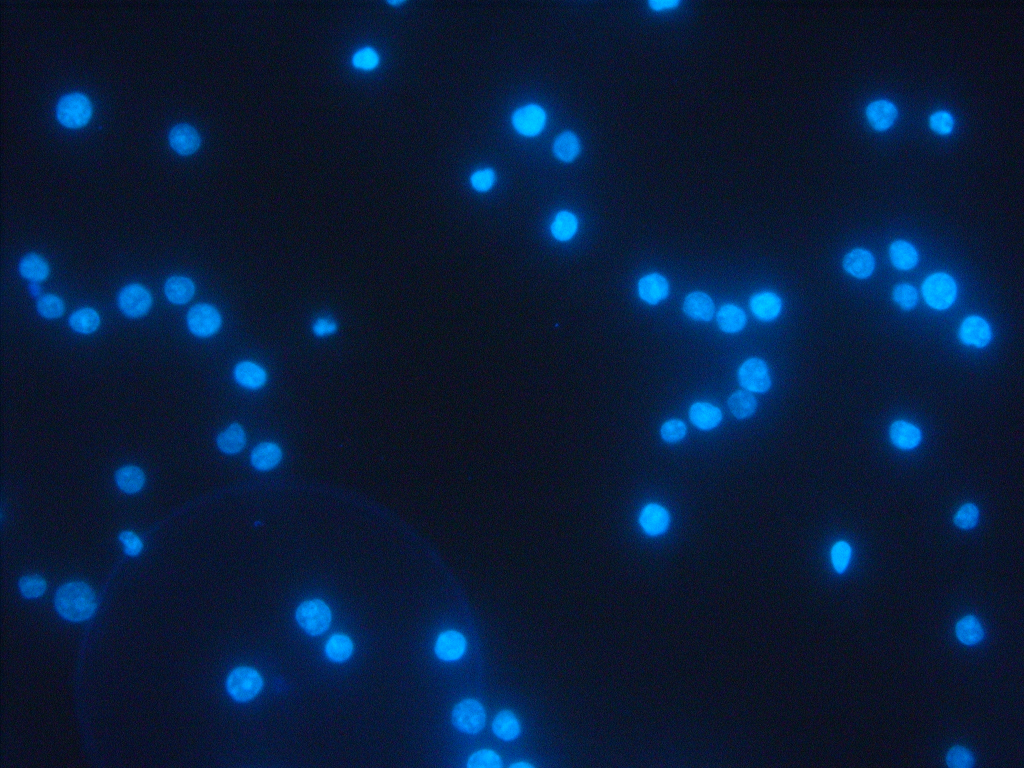
%> input picture Practice Images/Cells 2.JPG, 2048 x 1536 px (shown at 1/2 size)
$ octave Image_Overlapper.m   (GNU Octave 9; MATLAB toolbox functions it lacks are replaced by stand-ins)
%> lines starting %> are read from the running program, lines starting %| are printed output that depends on the picture

[fn,pn]=uigetfile(fullfile('C:\Users\ss\Desktop\Dropbox\Tennison Lab Dropbox Folder\EVMS\Pictures','*.*'), 'multiselect','on','Select an image');
%> the answer given: Practice Images/Cells 2.JPG
    Blue = imread(fullfile(pn,fn));
%> Blue is the input picture: size 1536x2048x3 uint8; mean R, G, B 9.1, 29.2, 60.2

[an,bn]=uigetfile(fullfile('C:\Users\ss\Desktop\Dropbox\Tennison Lab Dropbox Folder\EVMS\Pictures','*.*'), 'multiselect','on','Select an image');
%> the answer given: Practice Images/Cells 3.jpg
    Red = imread(fullfile(bn,an));
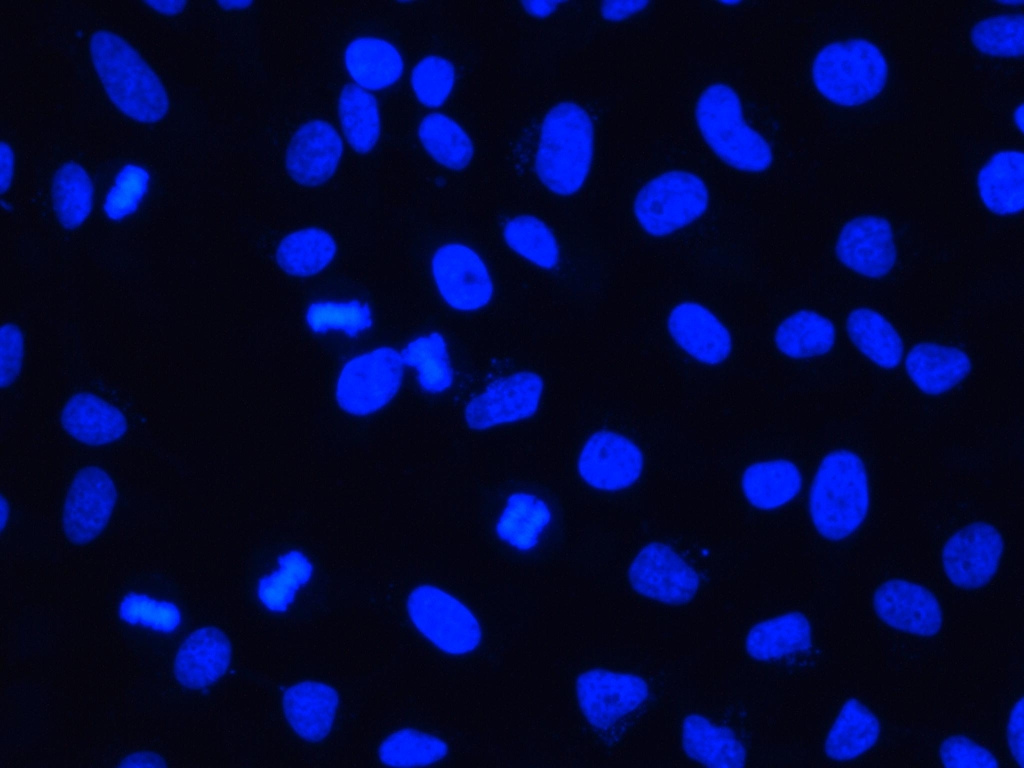
%> input picture Practice Images/Cells 3.jpg, 2048 x 1536 px (shown at 1/2 size)
%> Red is the input picture: size 1536x2048x3 uint8; mean R, G, B 2.8, 7.9, 53.8

cd(bn)

bluelayer = Blue(:,:,3);
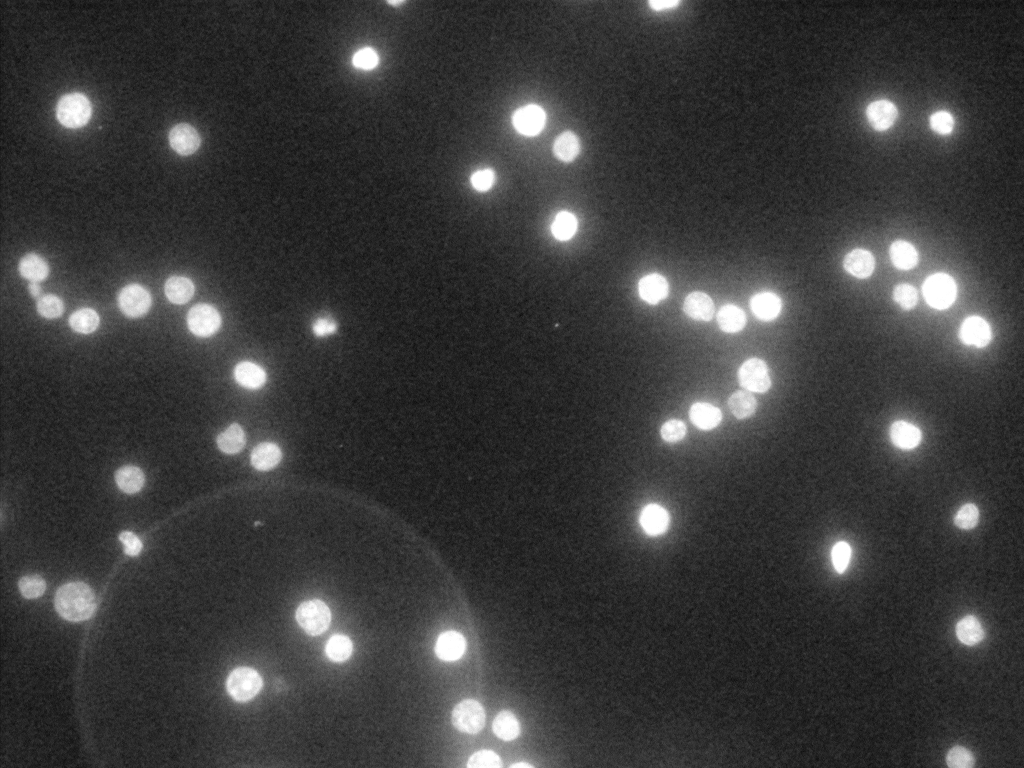
%> bluelayer: size 1536x2048 uint8 (shown at 1/2 size); min 2, max 255, mean 60.2
redlayer = Red(:,:,1);
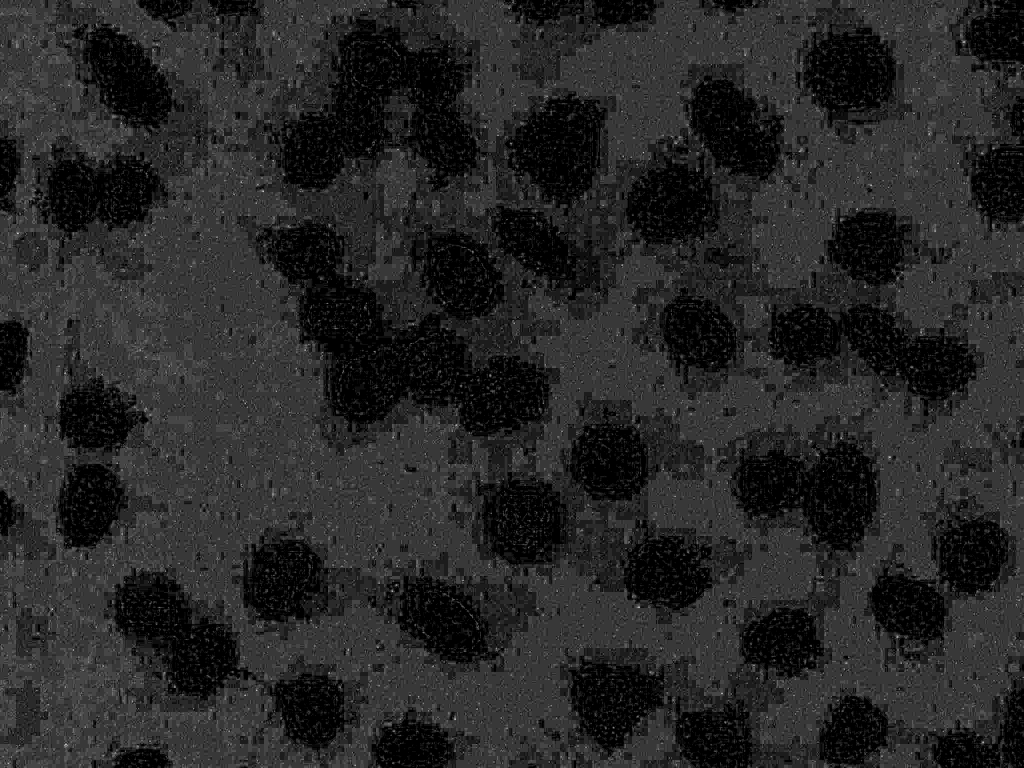
%> redlayer: size 1536x2048 uint8 (shown at 1/2 size); min 0, max 18, mean 2.78; drawn with min black and max white
[x y] = size(bluelayer);
%> x = 1536; y = 2048
greenlayer = zeros(x,y);
rgbImage = cat(3, redlayer,greenlayer, bluelayer);
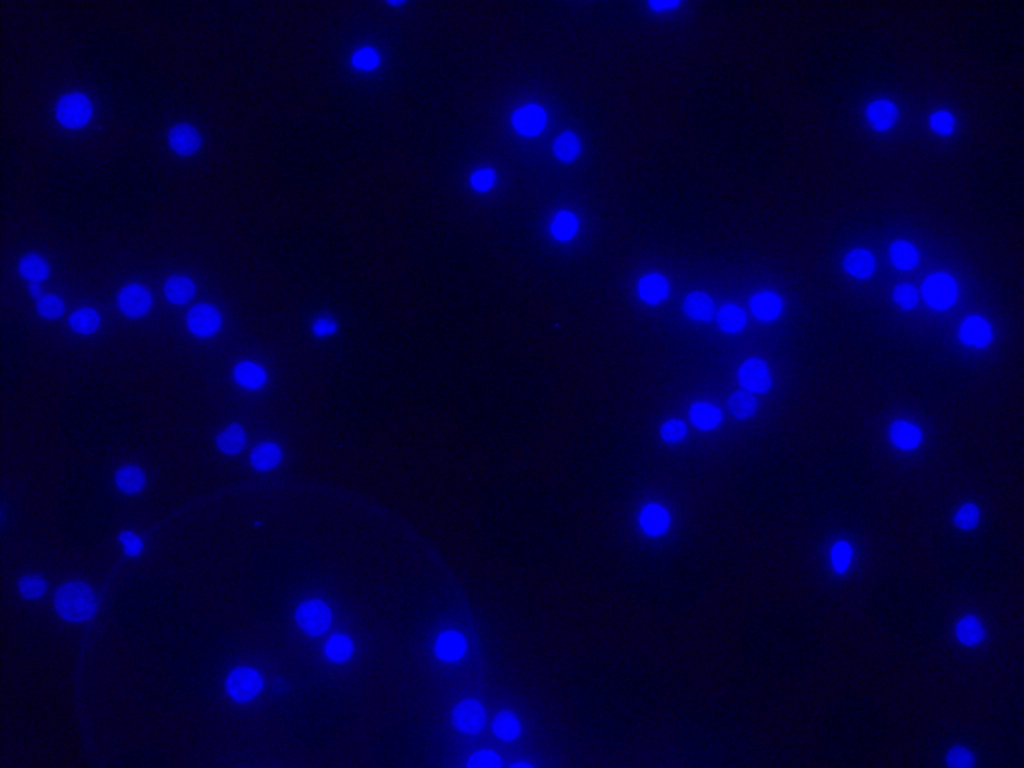
%> rgbImage: size 1536x2048x3 uint8 (shown at 1/2 size); mean R, G, B 2.8, 0, 60.2

figure;
subplot(3,1,1);
imshow(Blue);

subplot(3,1,2);
imshow(Red);

subplot(3,1,3);
imshow(rgbImage);

prompt = {'What do you want to name the file'};
dlg_title = 'Input';
num_lines = 1;
def = {'Click here'};
name = inputdlg(prompt,dlg_title,num_lines,def);
%> the answer given: Click here

imwrite(rbgImage,[name,'.jpg'])

%a = imresize(imresize(im,1/2),2)
%imwrite(rgbImage,'test.jpg','jpg')
